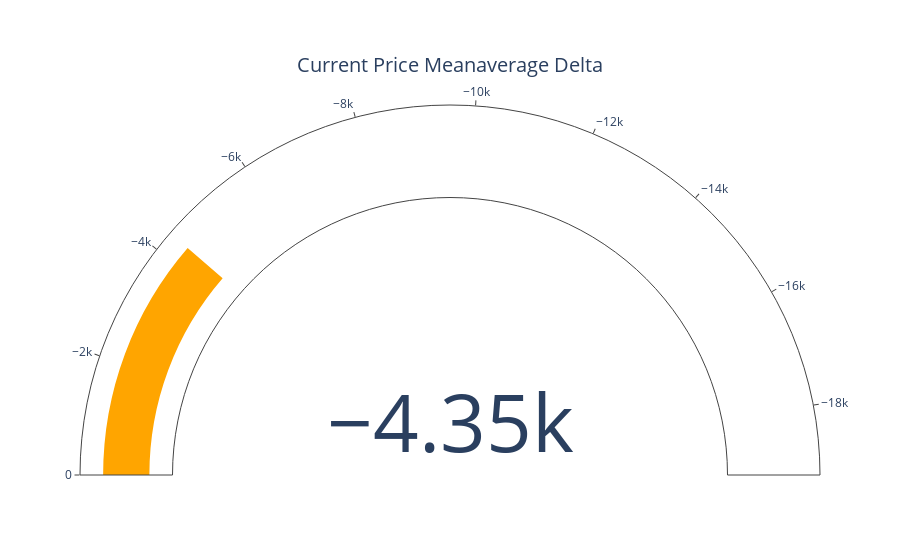

Here is the notebook cell this chart was saved with:
### Code cell
import plotly.graph_objects as go

fig = go.Figure(go.Indicator(
    domain = {'x': [0, 1], 'y': [0, 1]},
    value = df.price.iloc[-1] - df.meanavge.iloc[-1],
    mode = "gauge+number",
    title = {'text': "Current Price Meanaverage Delta"},
    delta = {'reference': 0},
    gauge = {'axis': {'range': [None, df.meanvalue[df['meanvalue']==df.meanvalue.min()].tolist()[0]]},
    'bar': {'color': "orange"}}))

fig.show()
fig.write_html("../static/price-mean.html")

### Figure 1 — Plotly figure (JSON) as saved in the notebook; plotly's stock layout.template omitted (floating-point values rounded to 4 significant figures)
{"data": [{"delta": {"reference": 0}, "domain": {"x": [0, 1], "y": [0, 1]}, "gauge": {"axis": {"range": [null, -19160.0]}, "bar": {"color": "orange"}}, "mode": "gauge+number", "title": {"text": "Current Price Meanaverage Delta"}, "type": "indicator", "value": -4349.0}], "layout": {}}
